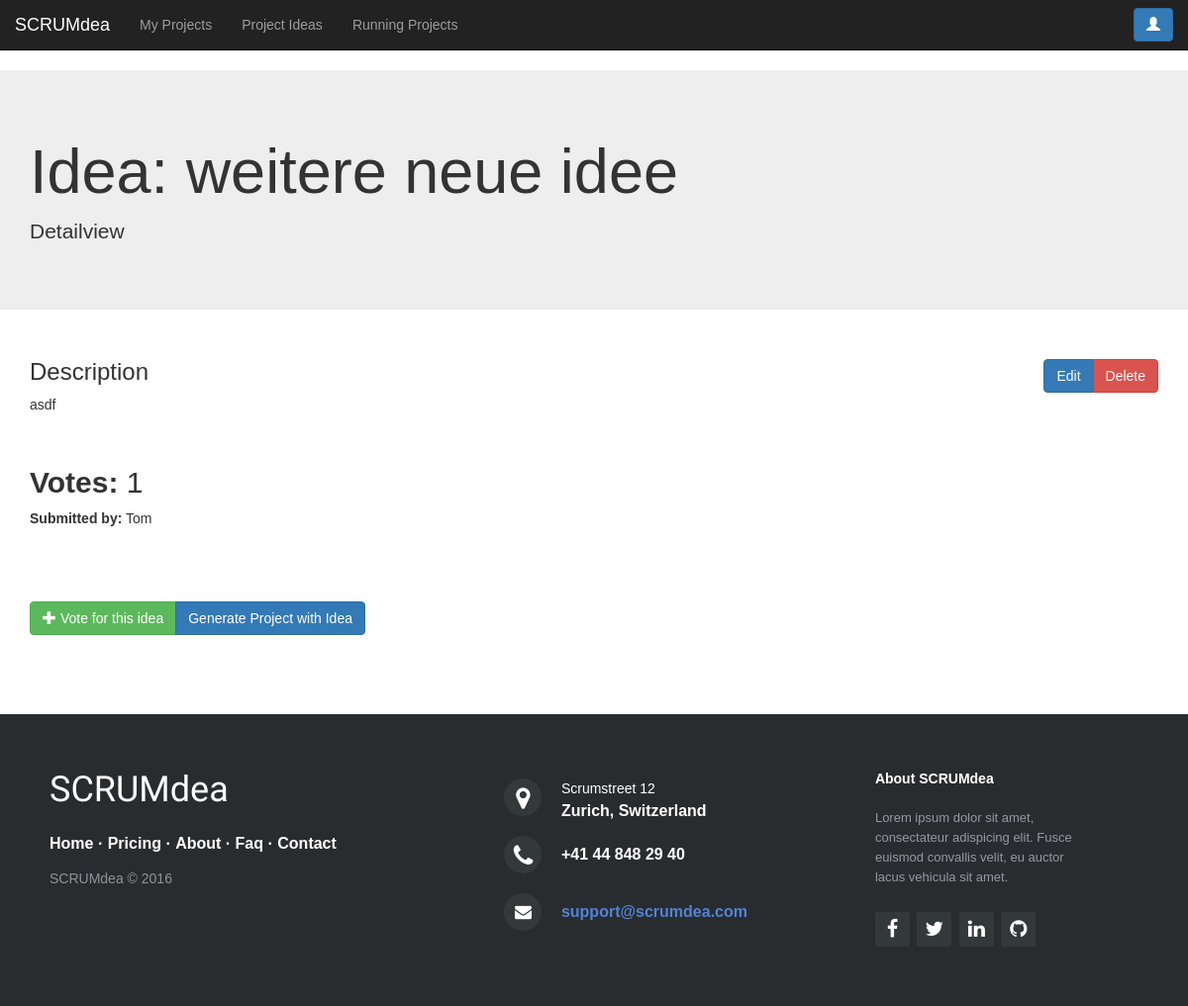
Page /general-ideas/24/ (signed in) on the earlier database version.
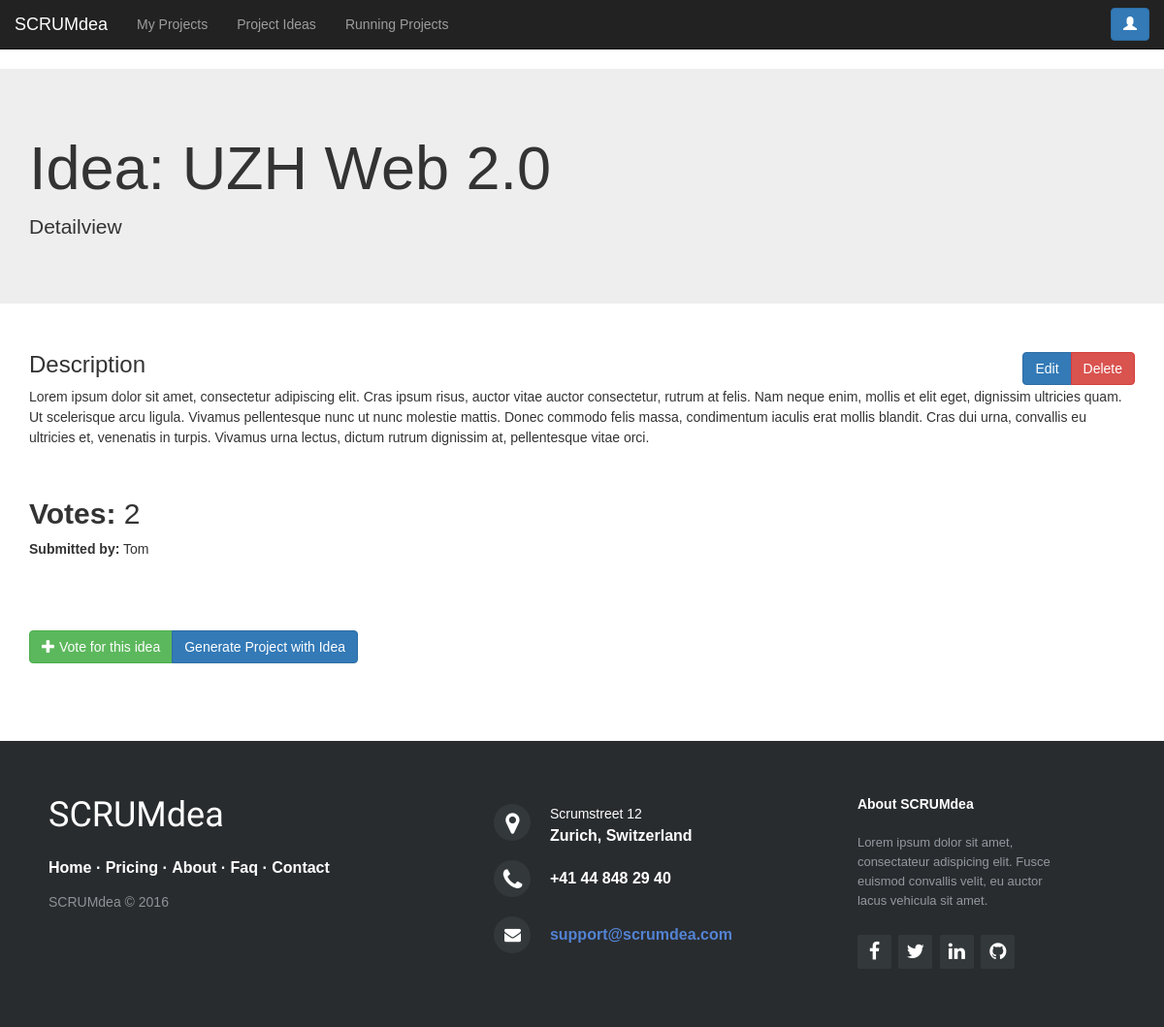
Same page on the later database version.
### scrumdea/models.py (models this page shows)
class GeneralIdea(models.Model):
    title = models.CharField(max_length=200)
    description = models.TextField()
    creation_date = timezone.now()
    votes = models.IntegerField(default=0)
    transfered_to_project = models.BooleanField(default=False)
    class Meta:
        ordering = ['-votes']

### scrumdea/views.py (the view)
# urls.py: url(r'^general-ideas/(?P<pk>\d+)/$', login_required(views.GeneralIdeaDetailView.as_view()),
class GeneralIdeaDetailView(LoginRequiredMixin, DetailView):
    model = src_models.GeneralIdea
    template_name = "scrumdea/final/project_idea.html"
    def dispatch(self, request, *args, **kwargs):
        update_vote_count_general_idea()
        return super(GeneralIdeaDetailView, self).dispatch(request, *args, **kwargs)

### scrumdea/views.py (called while the page is built)
def update_vote_count_general_idea():
    all_ideas = src_models.GeneralIdea.objects.all()
    for idea in all_ideas:
        vote_count = (src_models.Vote.objects.filter(generalIdea=idea.id, inProjectIdea__isnull=True)).count();
        idea.votes = vote_count
        idea.save()

### scrumdea/templates/scrumdea/final/project_idea.html (shortened to what this page needs)
{% load staticfiles %}
<!DOCTYPE html>
<html lang="en">
<head>
    <link href="{% static "css/bootstrap.min.css" %}" rel="stylesheet">
    <link rel="stylesheet" href="{% static "style.css" %}">
    <link rel="stylesheet" href="http://maxcdn.bootstrapcdn.com/font-awesome/4.2.0/css/font-awesome.min.css">
</head>
<body>
<nav class="navbar navbar-inverse navbar-static-top">
    <div class="container-fluid">
        <div class="navbar-header">
            <a class="navbar-brand" href="/">SCRUMdea</a>
            <div class="btn-toolbar">
            </div>
        </div>
        <div class="navbar-collapse collapse navbar-left" id="bs-example-navbar-collapse" aria-expanded="false"
             style="height: 1px;">
            <ul class="nav navbar-nav">
                <li><a href="{% url "project_list_view" %}">My Projects</a></li>
                <li><a href="{% url "general_idea_listlist_view" %}">Project Ideas</a></li>
                <li><a href="{% url "project_running_list_view" %}">Running Projects</a></li>
            </ul>
        </div>
        <button type="button" class="btn btn-primary navbar-right navbar-btn hidden-xs" aria-label="Right Align"
                data-toggle="modal" data-target="#user_modal" style="margin-right: 0px">
            <span class="glyphicon glyphicon-user" aria-hidden="true"></span>
        </button>
    </div>
</nav>
<div class="jumbotron">
    <div class="container">
        <h1>Idea: {{ object.title }}</h1>
        <p>Detailview</p>
    </div>
</div>
<div class="container">
    <h3>Description
        <div class="btn-group pull-right">
            <a href="{% url "general_idea_edit_view" pk=object.id %}" type="button"
               class="btn btn-primary">Edit</a>
            <a href="{% url "general_idea_delete_view" pk=object.id %}" type="button"
               class="btn btn-danger">Delete</a>
        </div>
    </h3>
    <p>{{ object.description }}</p>
    <br>
    <h2><strong>Votes: </strong>{{ object.votes }}</h2>
    <p><b>Submitted by:</b> Tom</p>
    <br>
    <br>
    <br>
    <div class="btn-group">
        <a href="{% url "general_idea_vote_view" pk=object.id %}" type="button" class="btn btn-success"><span class="glyphicon glyphicon-plus"></span> Vote for this idea
        </a>
        <button type="button" class="btn btn-primary">Generate Project with Idea</button>
    </div>
</div>
<footer class="footer-distributed">
    <div class="footer-left">
        <h3>SCRUMdea</h3>
        <p class="footer-links">
            <a href="#">Home</a>
            ·
            <a href="#">Pricing</a>
            ·
            <a href="#">About</a>
            ·
            <a href="#">Faq</a>
            ·
            <a href="#">Contact</a>
        </p>
        <p class="footer-company-name">SCRUMdea &copy; 2016</p>
    </div>
    <div class="footer-center">
        <div>
            <i class="fa fa-map-marker"></i>
            <p><span>Scrumstreet 12</span> Zurich, Switzerland</p>
        </div>
        <div>
            <i class="fa fa-phone"></i>
            <p>+41 44 848 29 40</p>
        </div>
        <div>
            <i class="fa fa-envelope"></i>
            <p><a href="mailto:support@company.com">support@scrumdea.com</a></p>
        </div>
    </div>
    <div class="footer-right">
        <p class="footer-company-about">
            <span>About SCRUMdea</span>
            Lorem ipsum dolor sit amet, consectateur adispicing elit. Fusce euismod convallis velit, eu auctor lacus
            vehicula sit amet.
        </p>
        <div class="footer-icons">
            <a href="#"><i class="fa fa-facebook"></i></a>
            <a href="#"><i class="fa fa-twitter"></i></a>
            <a href="#"><i class="fa fa-linkedin"></i></a>
            <a href="#"><i class="fa fa-github"></i></a>
        </div>
    </div>
</footer>
</body>
</html>

Differences in the rows shown:
changed GeneralIdea: title "weitere neue idee" → "UZH Web 2.0"; description "asdf" → "Lorem ipsum dolor sit amet, consectetur adipiscing elit. Cras ipsum risus, auctor vitae auctor consectetur, rutrum at felis. Nam neque enim, mollis et elit eget, dignissim ultricies quam. Ut scelerisque arcu ligula. Vivamus pellentesque nunc ut nunc molestie mattis. Donec commodo felis massa, condimentum iaculis erat mollis blandit. Cras dui urna, convallis eu ultricies et, venenatis in turpis. Vivamus urna lectus, dictum rutrum dignissim at, pellentesque vitae orci."; votes "1" → "2"
